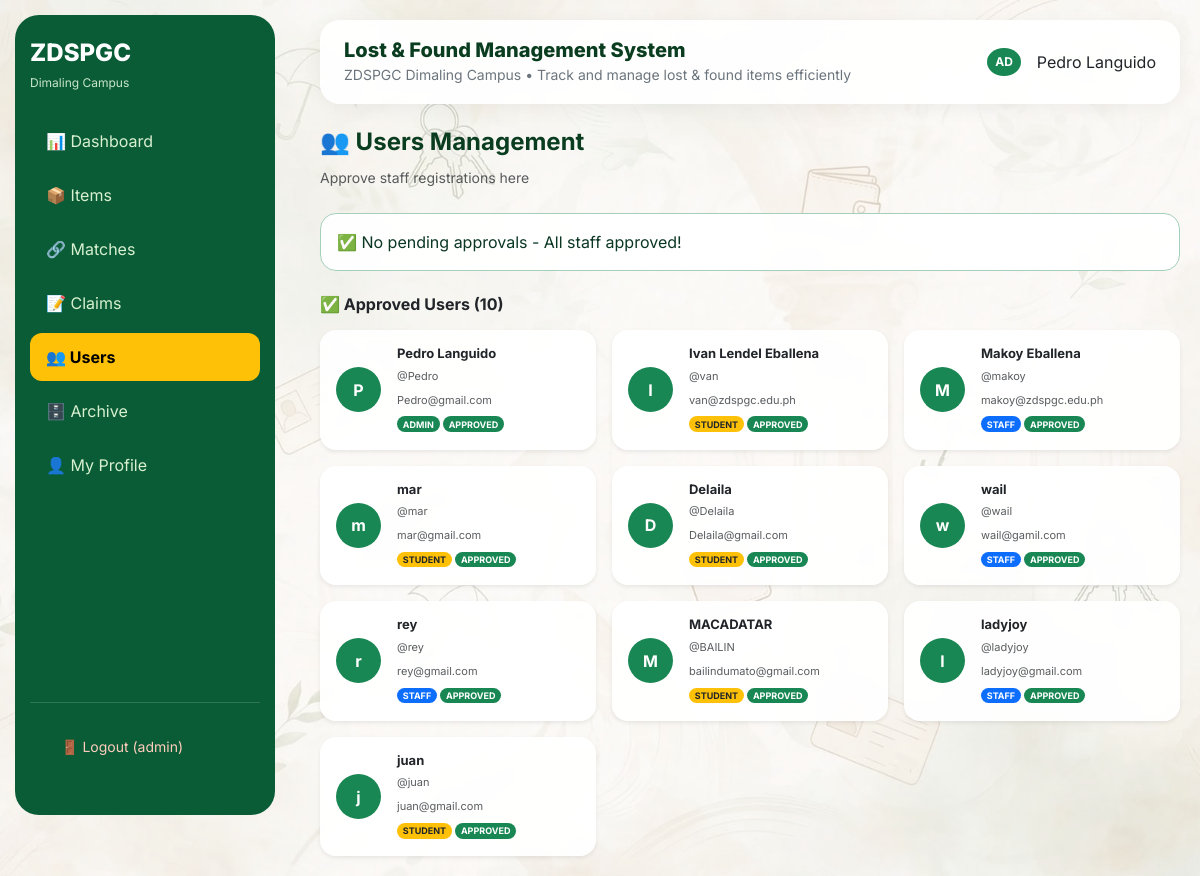
The app's page /users (signed in) with its own data.
### tables this page shows
CREATE TABLE users (id INTEGER PRIMARY KEY, email TEXT UNIQUE, password TEXT, role TEXT, name TEXT, is_approved INTEGER DEFAULT 1, username TEXT UNIQUE);

### app.py (the view)
@app.route('/users')
@login_required
@admin_required
def users_page():
    db=get_db()
    if is_pg():
        cur=db.cursor(); cur.execute("SELECT * FROM users"); users=cur.fetchall()
        cur.execute("SELECT * FROM users WHERE is_approved=0"); pending=cur.fetchall()
    else:
        users=db.execute("SELECT * FROM users").fetchall()
        pending=db.execute("SELECT * FROM users WHERE is_approved=0").fetchall()
        db.close()
    return render_template('users.html', users=users, pending=pending)

### app.py (called while the page is built)
def get_db():
    db_url = os.environ.get('DATABASE_URL')
    if HAS_POSTGRES and db_url:
        if not hasattr(g, '_database') or g._database is None:
            url = db_url
            if url.startswith("postgres://"):
                url = url.replace("postgres://", "postgresql://", 1)
            if USE_PSYCOPG3:
                g._database = psycopg.connect(url, row_factory=dict_row)
            else:
                g._database = psycopg2.connect(url, sslmode='require', cursor_factory=RealDictCursor)
            g.db_is_pg = True
        return g._database
    else:
        g.db_is_pg = False
        base_dir = os.path.dirname(os.path.abspath(__file__))
        db_path = os.path.join(base_dir, 'database.db')
        conn = sqlite3.connect(db_path)
        conn.row_factory = sqlite3.Row
        return conn

def is_pg():
    return getattr(g, 'db_is_pg', False)

@app.teardown_appcontext
def close_connection(exception):
    db = getattr(g, '_database', None)
    if db is not None:
        try:
            db.close()
        except:
            pass

def login_required(f):
    @wraps(f)
    def dec(*a,**kw):
        if 'user_id' not in session:
            return redirect('/login')
        return f(*a,**kw)
    return dec

def admin_required(f):
    @wraps(f)
    def dec(*a,**kw):
        if session.get('role')!='admin':
            flash('Admin only!'); return redirect('/')
        return f(*a,**kw)
    return dec

### templates/users.html (shortened to what this page needs)
{% extends 'base.html' %}{% block content %}
<div class="d-flex justify-content-between align-items-center mb-4">
  <div>
    <h4 class="fw-bold" style="color:#0A3D1F">👥 Users Management</h4>
    <small class="text-muted">Approve staff registrations here</small>
  </div>
</div>
{% if pending|length > 0 %}
<div class="card rounded-4 border-0 shadow-sm p-4 mb-4" style="background:#fff3cd;border-radius:20px!important;border-left:5px solid #ffc107!important">
  <h5 class="fw-bold text-warning mb-3">⏳ Pending Staff Approvals ({{pending|length}}) - Need Your Action!</h5>
  {% for u in pending %}
  <div class="d-flex justify-content-between align-items-center p-3 bg-white rounded-4 mb-2 shadow-sm">
    <div>
      <b style="font-size:15px">{{u.name}}</b> <span class="badge bg-primary rounded-pill" style="font-size:10px">{{u.role|upper}}</span><br>
      <small class="text-muted">Username: <b>{{u.username}}</b> • Email: {{u.email}}<br>
      <span class="text-danger">⚠️ Waiting for admin approval</span></small>
    </div>
    <div class="d-flex gap-2">
      <a href="/approve/{{u.id}}" class="btn btn-success btn-sm rounded-pill px-4 fw-bold">✅ Approve</a>
      <a href="/reject/{{u.id}}" onclick="return confirm('Reject {{u.name}}? This will delete the registration.')" class="btn btn-danger btn-sm rounded-pill px-4">❌ Reject</a>
    </div>
  </div>
  {% endfor %}
</div>
{% else %}
<div class="alert alert-success rounded-4 mb-4">✅ No pending approvals - All staff approved!</div>
{% endif %}
<h6 class="fw-bold mb-3">✅ Approved Users ({{users|length}})</h6>
<div class="row g-3">
{% for u in users %}
{% if u.is_approved==1 %}
<div class="col-md-4">
  <div class="card rounded-4 border-0 shadow-sm p-3" style="border-radius:16px!important">
    <div class="d-flex gap-3 align-items-center">
      <div class="rounded-circle bg-success text-white d-flex align-items-center justify-content-center fw-bold" style="width:45px;height:45px">{{u.name[0]}}</div>
      <div>
        <h6 class="fw-bold mb-0" style="font-size:13px">{{u.name}}</h6>
        <small class="text-muted" style="font-size:11px">
          @{{u.username}}<br>
          {{u.email}}<br>
          <span class="badge bg-{% if u.role=='admin' %}success{% elif u.role=='staff' %}primary{% else %}warning text-dark{% endif %} rounded-pill" style="font-size:9px">{{u.role|upper}}</span>
          <span class="badge bg-success rounded-pill" style="font-size:9px">APPROVED</span>
        </small>
      </div>
    </div>
  </div>
</div>
{% endif %}
{% endfor %}
</div>
{% endblock %}

### templates/base.html (shortened to what this page needs)
<!DOCTYPE html><html><head> <link href="https://cdn.jsdelivr.net/npm/bootstrap@5.3.3/dist/css/bootstrap.min.css" rel="stylesheet"> <link href="{{url_for('static',filename='css/style.css')}}" rel="stylesheet"> </head><body> <div class="sidebar"> <div> <h4>ZDSPGC<br><small>Dimaling Campus</small></h4> <div class="mt-4"> <a href="/" class="">📊 Dashboard</a> <a href="/items" class="">📦 Items</a> <a href="/matches" class="">🔗 Matches</a> <a href="/claims" class="">📝 Claims</a> {% if session.role=='admin' %} <a href="/users" class="{% if '/users' in request.path %}active{% endif %}">👥 Users</a> <a href="/archive" class="">🗄️ Archive</a> {% endif %} <a href="/profile" class="">👤 My Profile</a> </div> </div> <div class="logout-box"> <a href="/logout" style="color:#ffccbc;display:block;text-decoration:none;font-size:14px;">🚪 Logout ({{session.role}})</a> </div> </div> <div class="main"> <div class="topbar mb-4"> <div><h5>Lost & Found Management System</h5><small>ZDSPGC Dimaling Campus • Track and manage lost & found items efficiently</small></div> <div class="d-flex align-items-center gap-3"> <span class="badge bg-success rounded-circle p-2">{% if session.role == 'admin' %}AD{% elif session.role == 'staff' %}ST{% else %}{{ session.role[0:2].upper() }}{% endif %}</span> {{session.name}} </div> </div> {% block content %}{% endblock %} </div> </body></html>

### static/css/style.css (style rules this page uses)
body { font-family:'Inter',sans-serif;background:#f6f7f4;margin:0; }
:root { --green:#0A5C36;--gold:#FFC107;--light:#f9f6e8; }
.sidebar { width:260px;background:var(--green);min-height:95vh;margin:15px;border-radius:24px;padding:25px 15px;position:fixed; }
.sidebar h4 { color:white;font-weight:800;line-height:1.1; }
.sidebar small { color:#c8e6c9;font-size:12px;font-weight:400; }
.sidebar a { display:flex;align-items:center;gap:10px;padding:12px 16px;color:#d8f0d0;text-decoration:none;margin:6px 0;border-radius:12px;transition:0.2s; }
.sidebar a.active { background:var(--gold);color:#000;font-weight:700; }
.main { margin-left:300px;padding:20px; }
.topbar { background:white;border-radius:20px;padding:18px 24px;box-shadow:0 4px 20px rgba(0,0,0,0.05);display:flex;justify-content:space-between;align-items:center; }
.topbar h5 { font-weight:800;margin:0;color:#0A3D1F; }
.topbar small { color:#6c757d; }

### records on screen
users: role "admin", name "Pedro Languido", name "P", username "Pedro", email "Pedro@gmail.com", role "ADMIN"
users: name "I", name "Ivan Lendel Eballena", username "van", email "van@zdspgc.edu.ph", role "STUDENT"
users: name "M", name "Makoy Eballena", username "makoy", email "makoy@zdspgc.edu.ph", role "STAFF"
users: name "m", name "mar", username "mar", email "mar@gmail.com", role "STUDENT"
users: name "D", name "Delaila", username "Delaila", email "Delaila@gmail.com", role "STUDENT"
users: name "w", name "wail", username "wail", email "wail@gamil.com", role "STAFF"
users: name "r", name "rey", username "rey", email "rey@gmail.com", role "STAFF"
users: name "M", name "MACADATAR", username "BAILIN", email "bailindumato@gmail.com", role "STUDENT"
users: name "l", name "ladyjoy", username "ladyjoy", email "ladyjoy@gmail.com", role "STAFF"
users: name "j", name "juan", username "juan", email "juan@gmail.com", role "STUDENT"

### other values on screen
{{ users|length }} "10"
